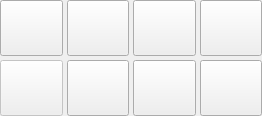
<?xml version="1.0" encoding="UTF-8"?>
<ui version="4.0">
 <class>ControlForm</class>
 <widget class="QWidget" name="ControlForm">
  <property name="geometry">
   <rect>
    <x>0</x>
    <y>0</y>
    <width>262</width>
    <height>116</height>
   </rect>
  </property>
  <property name="windowTitle">
   <string>Form</string>
  </property>
  <layout class="QGridLayout" name="gridLayout">
   <property name="leftMargin">
    <number>0</number>
   </property>
   <property name="topMargin">
    <number>0</number>
   </property>
   <property name="rightMargin">
    <number>0</number>
   </property>
   <property name="bottomMargin">
    <number>0</number>
   </property>
   <property name="spacing">
    <number>0</number>
   </property>
   <item row="0" column="0">
    <layout class="QGridLayout" name="gridLayout_5">
     <property name="spacing">
      <number>4</number>
     </property>
     <item row="0" column="1">
      <widget class="QPushButton" name="cmdHome">
       <property name="sizePolicy">
        <sizepolicy hsizetype="Expanding" vsizetype="Expanding">
         <horstretch>0</horstretch>
         <verstretch>0</verstretch>
        </sizepolicy>
       </property>
       <property name="minimumSize">
        <size>
         <width>48</width>
         <height>48</height>
        </size>
       </property>
       <property name="baseSize">
        <size>
         <width>48</width>
         <height>48</height>
        </size>
       </property>
       <property name="toolTip">
        <string>Home</string>
       </property>
       <property name="text">
        <string/>
       </property>
       <property name="icon">
        <iconset resource="../Resources/images.qrc">
         <normaloff>:/Images/search_for_home2.png</normaloff>:/Images/search_for_home2.png</iconset>
       </property>
       <property name="iconSize">
        <size>
         <width>30</width>
         <height>30</height>
        </size>
       </property>
       <property name="flat">
        <bool>false</bool>
       </property>
      </widget>
     </item>
     <item row="1" column="3">
      <widget class="QPushButton" name="cmdReset">
       <property name="sizePolicy">
        <sizepolicy hsizetype="Expanding" vsizetype="Expanding">
         <horstretch>0</horstretch>
         <verstretch>0</verstretch>
        </sizepolicy>
       </property>
       <property name="minimumSize">
        <size>
         <width>48</width>
         <height>48</height>
        </size>
       </property>
       <property name="baseSize">
        <size>
         <width>48</width>
         <height>48</height>
        </size>
       </property>
       <property name="toolTip">
        <string>Reset</string>
       </property>
       <property name="text">
        <string/>
       </property>
       <property name="icon">
        <iconset resource="../Resources/images.qrc">
         <normaloff>:/Images/restart.png</normaloff>:/Images/restart.png</iconset>
       </property>
       <property name="iconSize">
        <size>
         <width>30</width>
         <height>30</height>
        </size>
       </property>
      </widget>
     </item>
     <item row="1" column="1">
      <widget class="QPushButton" name="cmdRestoreOrigin">
       <property name="enabled">
        <bool>false</bool>
       </property>
       <property name="sizePolicy">
        <sizepolicy hsizetype="Expanding" vsizetype="Expanding">
         <horstretch>0</horstretch>
         <verstretch>0</verstretch>
        </sizepolicy>
       </property>
       <property name="minimumSize">
        <size>
         <width>48</width>
         <height>48</height>
        </size>
       </property>
       <property name="baseSize">
        <size>
         <width>48</width>
         <height>48</height>
        </size>
       </property>
       <property name="toolTip">
        <string>Restore origin</string>
       </property>
       <property name="text">
        <string/>
       </property>
       <property name="icon">
        <iconset resource="../Resources/images.qrc">
         <normaloff>:/Images/origin.png</normaloff>:/Images/origin.png</iconset>
       </property>
       <property name="iconSize">
        <size>
         <width>30</width>
         <height>30</height>
        </size>
       </property>
      </widget>
     </item>
     <item row="1" column="2">
      <widget class="QPushButton" name="cmdSafePosition">
       <property name="sizePolicy">
        <sizepolicy hsizetype="Expanding" vsizetype="Expanding">
         <horstretch>0</horstretch>
         <verstretch>0</verstretch>
        </sizepolicy>
       </property>
       <property name="minimumSize">
        <size>
         <width>48</width>
         <height>48</height>
        </size>
       </property>
       <property name="baseSize">
        <size>
         <width>48</width>
         <height>48</height>
        </size>
       </property>
       <property name="toolTip">
        <string>Safe position</string>
       </property>
       <property name="text">
        <string/>
       </property>
       <property name="icon">
        <iconset resource="../Resources/images.qrc">
         <normaloff>:/Images/run.png</normaloff>:/Images/run.png</iconset>
       </property>
       <property name="iconSize">
        <size>
         <width>30</width>
         <height>30</height>
        </size>
       </property>
      </widget>
     </item>
     <item row="0" column="2">
      <widget class="QPushButton" name="cmdTouch">
       <property name="sizePolicy">
        <sizepolicy hsizetype="Expanding" vsizetype="Expanding">
         <horstretch>0</horstretch>
         <verstretch>0</verstretch>
        </sizepolicy>
       </property>
       <property name="minimumSize">
        <size>
         <width>48</width>
         <height>48</height>
        </size>
       </property>
       <property name="baseSize">
        <size>
         <width>48</width>
         <height>48</height>
        </size>
       </property>
       <property name="toolTip">
        <string>Z-probe</string>
       </property>
       <property name="text">
        <string/>
       </property>
       <property name="icon">
        <iconset resource="../Resources/images.qrc">
         <normaloff>:/Images/search_for_z.png</normaloff>:/Images/search_for_z.png</iconset>
       </property>
       <property name="iconSize">
        <size>
         <width>30</width>
         <height>30</height>
        </size>
       </property>
      </widget>
     </item>
     <item row="1" column="4">
      <widget class="QPushButton" name="cmdUnlock">
       <property name="enabled">
        <bool>true</bool>
       </property>
       <property name="sizePolicy">
        <sizepolicy hsizetype="Expanding" vsizetype="Expanding">
         <horstretch>0</horstretch>
         <verstretch>0</verstretch>
        </sizepolicy>
       </property>
       <property name="minimumSize">
        <size>
         <width>48</width>
         <height>48</height>
        </size>
       </property>
       <property name="baseSize">
        <size>
         <width>48</width>
         <height>48</height>
        </size>
       </property>
       <property name="toolTip">
        <string>Unlock</string>
       </property>
       <property name="text">
        <string/>
       </property>
       <property name="icon">
        <iconset resource="../Resources/images.qrc">
         <normaloff>:/Images/unlock.png</normaloff>:/Images/unlock.png</iconset>
       </property>
       <property name="iconSize">
        <size>
         <width>24</width>
         <height>24</height>
        </size>
       </property>
      </widget>
     </item>
     <item row="0" column="3">
      <widget class="QPushButton" name="cmdZeroXY">
       <property name="sizePolicy">
        <sizepolicy hsizetype="Expanding" vsizetype="Expanding">
         <horstretch>0</horstretch>
         <verstretch>0</verstretch>
        </sizepolicy>
       </property>
       <property name="minimumSize">
        <size>
         <width>48</width>
         <height>48</height>
        </size>
       </property>
       <property name="baseSize">
        <size>
         <width>48</width>
         <height>48</height>
        </size>
       </property>
       <property name="toolTip">
        <string>Zero XY</string>
       </property>
       <property name="text">
        <string/>
       </property>
       <property name="icon">
        <iconset resource="../Resources/images.qrc">
         <normaloff>:/Images/axis_zero.png</normaloff>:/Images/axis_zero.png</iconset>
       </property>
       <property name="iconSize">
        <size>
         <width>30</width>
         <height>30</height>
        </size>
       </property>
      </widget>
     </item>
     <item row="0" column="4">
      <widget class="QPushButton" name="cmdZeroZ">
       <property name="sizePolicy">
        <sizepolicy hsizetype="Expanding" vsizetype="Expanding">
         <horstretch>0</horstretch>
         <verstretch>0</verstretch>
        </sizepolicy>
       </property>
       <property name="minimumSize">
        <size>
         <width>48</width>
         <height>48</height>
        </size>
       </property>
       <property name="baseSize">
        <size>
         <width>48</width>
         <height>48</height>
        </size>
       </property>
       <property name="toolTip">
        <string>Zero Z</string>
       </property>
       <property name="text">
        <string/>
       </property>
       <property name="icon">
        <iconset resource="../Resources/images.qrc">
         <normaloff>:/Images/zero_z.png</normaloff>:/Images/zero_z.png</iconset>
       </property>
       <property name="iconSize">
        <size>
         <width>30</width>
         <height>30</height>
        </size>
       </property>
      </widget>
     </item>
    </layout>
   </item>
  </layout>
 </widget>
 <resources>
  <include location="../Resources/images.qrc"/>
 </resources>
 <connections/>
</ui>
